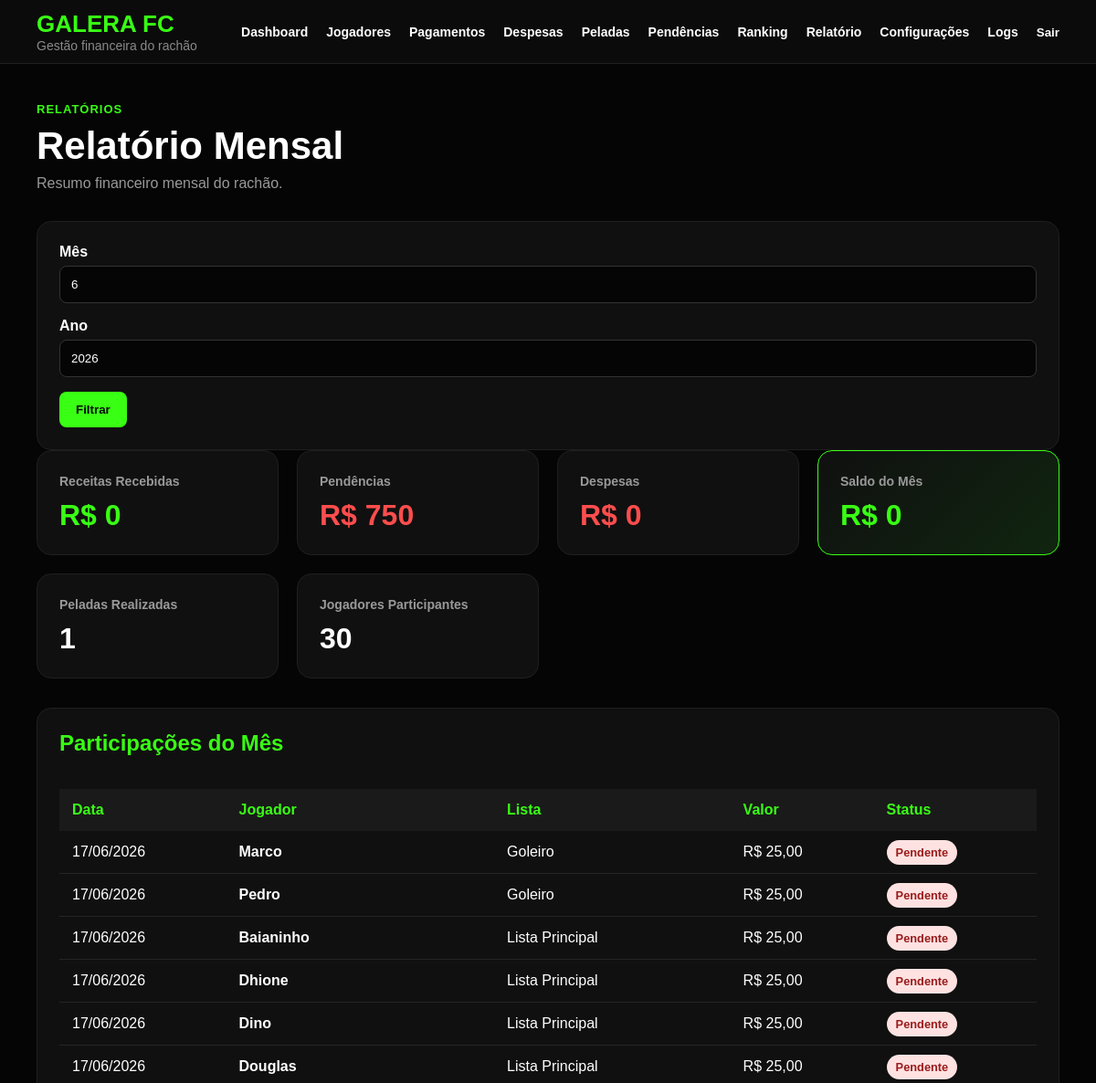
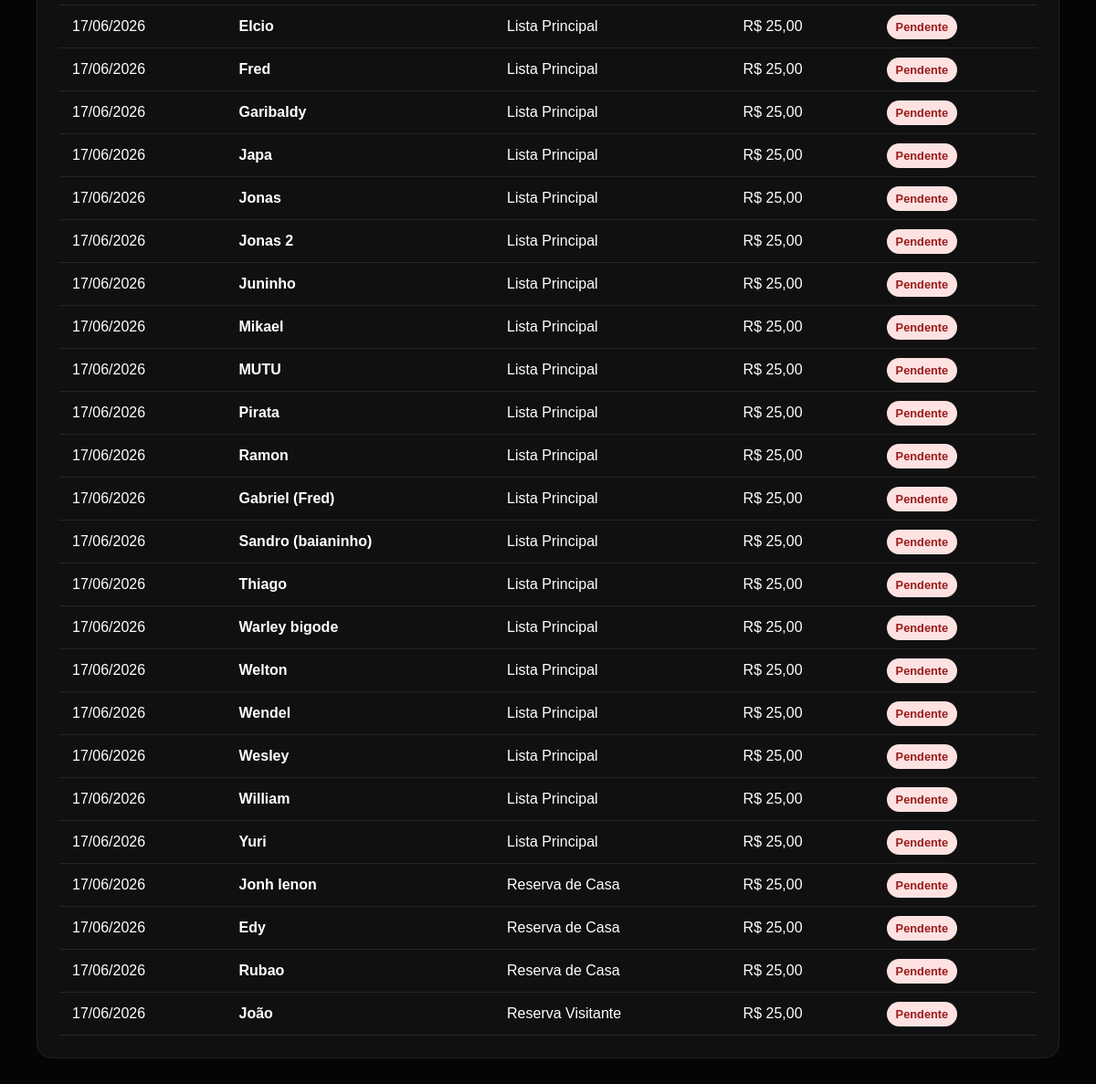
The page /relatorio-mensal/ (signed in) on the database as committed earlier (2 pictures, top to bottom).
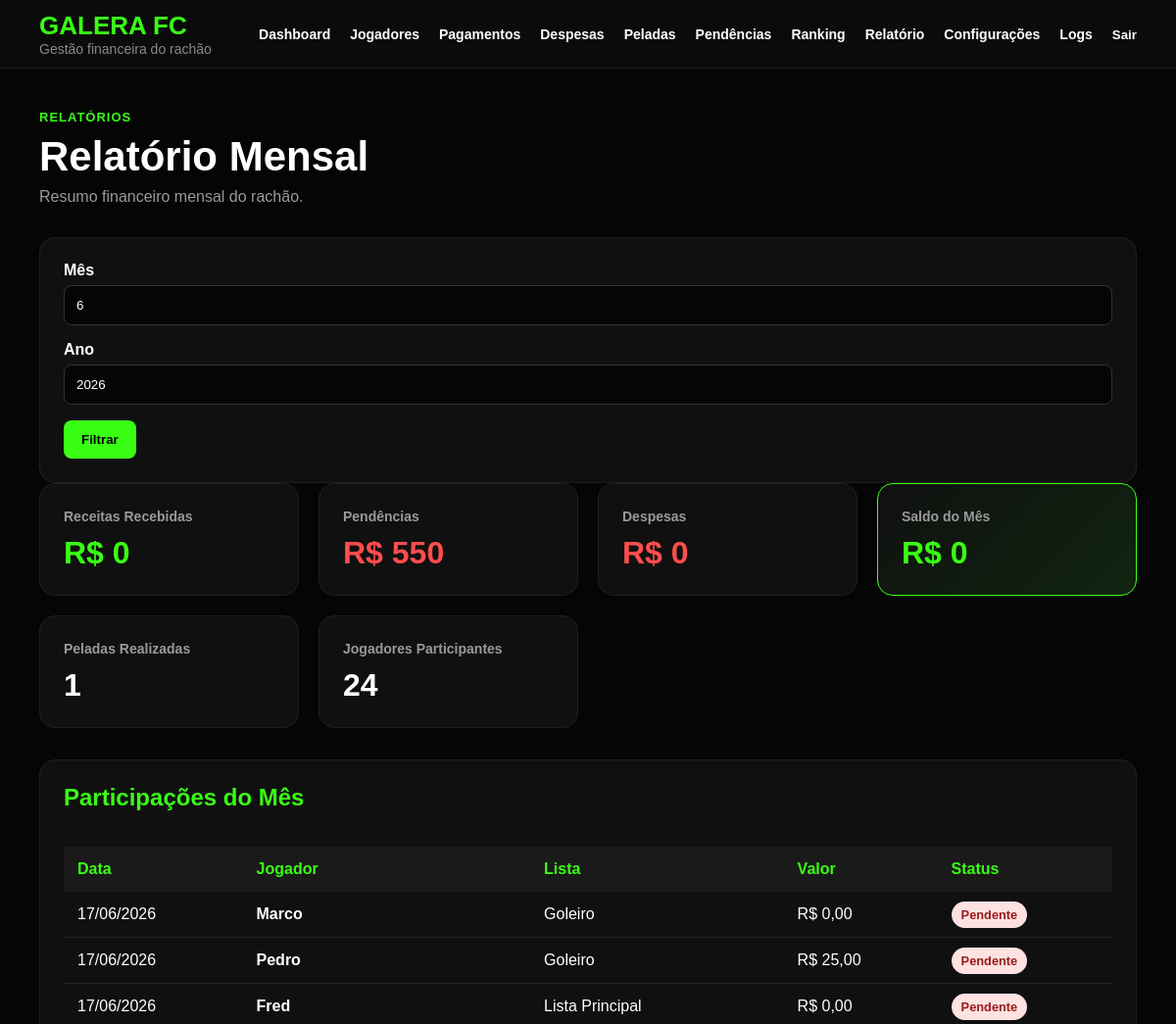
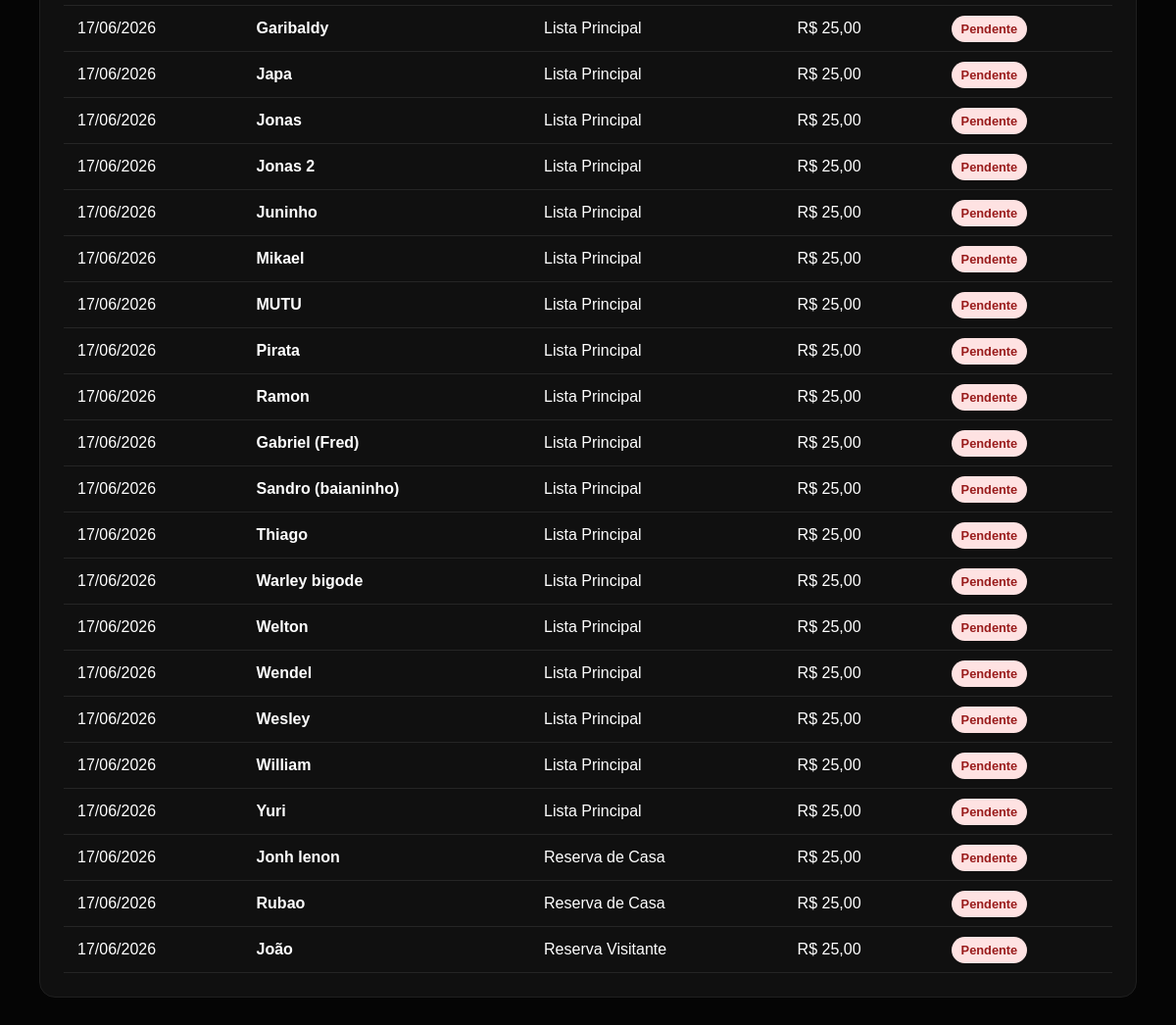
The same page on the database as committed later (2 pictures, top to bottom).
### financeiro/models.py (models this page shows, shortened)
class PresencaPelada(models.Model):
    TIPO_LISTA_CHOICES = [
        ('GOLEIRO', 'Goleiro'),
        ('LISTA', 'Lista Principal'),
        ('RESERVA_CASA', 'Reserva de Casa'),
        ('RESERVA_VISITANTE', 'Reserva Visitante'),
    ]
    pelada = models.ForeignKey(
        Pelada,
        on_delete=models.CASCADE,
        related_name='presencas'
    )
    jogador = models.ForeignKey(
        Jogador,
        on_delete=models.CASCADE,
        related_name='presencas'
    )
    tipo_lista = models.CharField(
        max_length=20,
        choices=TIPO_LISTA_CHOICES,
        default='LISTA'
    )
    posicao_lista = models.PositiveIntegerField()
    confirmado = models.BooleanField(default=True)
    pago = models.BooleanField(default=False)
    isento = models.BooleanField(default=False)
    valor_cobrado = models.DecimalField(
        max_digits=10,
        decimal_places=2,
        default=0
    )
    observacao = models.TextField(blank=True)
    class Meta:
        unique_together = (
            ('pelada', 'jogador'),
            ('pelada', 'tipo_lista', 'posicao_lista'),
        )
        ordering = [
            'pelada',
            'tipo_lista',
            'posicao_lista'
        ]

class Pelada(models.Model):
    data = models.DateField()
    horario = models.TimeField(blank=True, null=True)
    local = models.CharField(max_length=100, blank=True)
    valor_diaria = models.DecimalField(max_digits=10, decimal_places=2)
    custo_quadra = models.DecimalField(max_digits=10, decimal_places=2, default=0)
    observacao = models.TextField(blank=True)
    criada_em = models.DateTimeField(auto_now_add=True)

class Jogador(models.Model):
    TIPO_CHOICES = [
        ('MENSALISTA', 'Mensalista'),
        ('DIARISTA', 'Diarista'),
        ('VISITANTE', 'Visitante'),
    ]
    nome = models.CharField(max_length=100)
    telefone = models.CharField(max_length=20, blank=True)
    tipo = models.CharField(
        max_length=20,
        choices=TIPO_CHOICES,
        default='DIARISTA'
    )
    valor_mensal = models.DecimalField(
        max_digits=10,
        decimal_places=2,
        default=0
    )
    desconto_percentual = models.DecimalField(
        max_digits=5,
        decimal_places=2,
        default=0
    )
    ativo = models.BooleanField(default=True)
    criado_em = models.DateTimeField(
        auto_now_add=True
    )

### financeiro/views.py (the view)
# urls.py: path('relatorio-mensal/', views.relatorio_mensal, name='relatorio_mensal'),
@login_required
def relatorio_mensal(request):
    hoje = date.today()
    mes = int(request.GET.get('mes', hoje.month))
    ano = int(request.GET.get('ano', hoje.year))
    presencas = PresencaPelada.objects.select_related(
        'pelada',
        'jogador'
    ).filter(
        pelada__data__month=mes,
        pelada__data__year=ano
    )
    receitas = presencas.filter(
        pago=True
    ).aggregate(
        total=Sum('valor_cobrado')
    )['total'] or 0
    pendencias = presencas.filter(
        pago=False,
        valor_cobrado__gt=0
    ).aggregate(
        total=Sum('valor_cobrado')
    )['total'] or 0
    despesas = Despesa.objects.filter(
        data__month=mes,
        data__year=ano
    ).aggregate(
        total=Sum('valor')
    )['total'] or 0
    saldo = receitas - despesas
    peladas_realizadas = Pelada.objects.filter(
        data__month=mes,
        data__year=ano
    ).count()
    jogadores_participantes = presencas.values(
        'jogador'
    ).distinct().count()
    return render(
        request,
        'financeiro/relatorio_mensal.html',
        {
            'mes': mes,
            'ano': ano,
            'receitas': receitas,
            'pendencias': pendencias,
            'despesas': despesas,
            'saldo': saldo,
            'peladas_realizadas': peladas_realizadas,
            'jogadores_participantes': jogadores_participantes,
            'presencas': presencas,
        }
    )

### templates/financeiro/relatorio_mensal.html (shortened to what this page needs)
{% extends 'financeiro/base.html' %}
{% block content %}
<div class="page-header">
   <span>Relatórios</span>
   <h1>Relatório Mensal</h1>
   <p>Resumo financeiro mensal do rachão.</p>
</div>
<div class="section">
   <form method="get" class="form">
      <label>Mês</label>
      <input type="number" name="mes" min="1" max="12" value="{{ mes }}">
      <label>Ano</label>
      <input type="number" name="ano" value="{{ ano }}">
      <button type="submit" class="btn-primary">
         Filtrar
      </button>
   </form>
</div>
<div class="cards">
   <div class="card">
      <span>Receitas Recebidas</span>
      <strong class="money-positive">R$ {{ receitas }}</strong>
   </div>
   <div class="card">
      <span>Pendências</span>
      <strong class="money-negative">R$ {{ pendencias }}</strong>
   </div>
   <div class="card">
      <span>Despesas</span>
      <strong class="money-negative">R$ {{ despesas }}</strong>
   </div>
   <div class="card highlight">
      <span>Saldo do Mês</span>
      <strong
      {% if saldo < 0 %}
         class="money-negative"
      {% else %}
         class="money-positive"
      {% endif %}
      >
         R$ {{ saldo }}
      </strong>
   </div>
   <div class="card">
      <span>Peladas Realizadas</span>
      <strong>{{ peladas_realizadas }}</strong>
   </div>
   <div class="card">
      <span>Jogadores Participantes</span>
      <strong>{{ jogadores_participantes }}</strong>
   </div>
</div>
<div class="section">
   <div class="section-header">
      <h2>Participações do Mês</h2>
   </div>
   <table class="table">
      <thead>
         <tr>
            <th>Data</th>
            <th>Jogador</th>
            <th>Lista</th>
            <th>Valor</th>
            <th>Status</th>
         </tr>
      </thead>
      <tbody>
         {% for item in presencas %}
         <tr>
            <td>{{ item.pelada.data|date:"d/m/Y" }}</td>
            <td><strong>{{ item.jogador.nome }}</strong></td>
            <td>{{ item.get_tipo_lista_display }}</td>
            <td>R$ {{ item.valor_cobrado }}</td>
            <td>
               {% if item.pago %}
                  <span class="badge-success">Pago</span>
               {% else %}
                  <span class="badge-danger">Pendente</span>
               {% endif %}
            </td>
         </tr>
         {% empty %}
         <tr>
            <td colspan="5" class="empty">
               Nenhuma participação encontrada neste mês.
            </td>
         </tr>
         {% endfor %}
      </tbody>
   </table>
</div>
{% endblock %}

### templates/financeiro/base.html (shortened to what this page needs)
{% load static %}
<!doctype html>
<html lang="pt-br">
   <head>
      <link rel="stylesheet" href="{% static 'css/dashboard.css' %}">
   </head>
   <body>
      <header>
         <div>
            <div class="logo">GALERA FC</div>
            <div class="subtitle">Gestão financeira do rachão</div>
         </div>
         <nav class="menu" id="menu">
            <a href="{% url 'financeiro:dashboard' %}">Dashboard</a>
            <a href="{% url 'financeiro:jogador_lista' %}">Jogadores</a>
            <a href="{% url 'financeiro:pagamento_lista' %}">Pagamentos</a>
            <a href="{% url 'financeiro:despesa_lista' %}">Despesas</a>
            <a href="{% url 'financeiro:pelada_lista' %}">Peladas</a>
            <a href="{% url 'financeiro:pendencias' %}">Pendências</a>
            <a href="{% url 'financeiro:ranking_participacao' %}">Ranking</a>
            <a href="{% url 'financeiro:relatorio_mensal' %}">Relatório</a>
            <a href="{% url 'financeiro:configuracoes' %}">Configurações</a>
            <a href="{% url 'financeiro:log_sistema' %}">Logs</a>
            <form method="post" action="{% url 'logout' %}">
               <button type="submit" class="menu-logout">Sair</button>
            </form>
         </nav>
      </header>
   <main>
      {% block content %}
      {% endblock %}
   </main>
   </body>
</html>

### static/css/dashboard.css (style rules this page uses)
* { margin: 0; padding: 0; box-sizing: border-box; font-family: Arial, Helvetica, sans-serif; }
.menu { display: flex; gap: 20px; align-items: center; }
.menu a { color: #ffffff; text-decoration: none; font-size: 14px; font-weight: 600; }
body { background: #050505; color: #ffffff; min-height: 100vh; }
header { height: 70px; background: #0b0b0b; border-bottom: 1px solid #1f1f1f; display: flex; align-items: center; justify-content: space-between; padding: 0 40px; }
.logo { font-size: 26px; font-weight: 800; color: #39ff14; }
.subtitle { color: #8a8a8a; font-size: 14px; }
main { padding: 40px; }
.page-header { margin-bottom: 32px; }
.page-header span { color: #39ff14; font-size: 13px; text-transform: uppercase; letter-spacing: 1px; font-weight: 700; }
.page-header h1 { font-size: 42px; margin: 8px 0; }
.page-header p { color: #999; }
.cards { display: grid; grid-template-columns: repeat(auto-fit, minmax(220px, 1fr)); gap: 20px; margin-bottom: 32px; }
.card { background: #101010; border: 1px solid #1f1f1f; border-radius: 16px; padding: 24px; transition: all 0.25s ease; }
.card span { color: #999; font-size: 14px; font-weight: 600; }
.card strong { display: block; margin-top: 10px; font-size: 32px; color: #ffffff; }
.card.highlight { background: linear-gradient(135deg, #101010, #102510); border-color: #39ff14; }
.card.highlight strong { color: #39ff14; }
.section { background: #101010; border: 1px solid #1f1f1f; border-radius: 16px; padding: 24px; margin-top: 24px; }
.section h2 { margin-bottom: 16px; color: #39ff14; }
.money-positive { color: #39ff14 !important; }
.money-negative { color: #ff4d4d !important; }
.section-header { display: flex; justify-content: space-between; align-items: center; gap: 16px; margin-bottom: 20px; }
.btn-primary { background: #39ff14; color: #050505; padding: 12px 18px; border-radius: 8px; text-decoration: none; border: none; font-weight: 800; cursor: pointer; }
.table { width: 100%; border-collapse: collapse; margin-top: 20px; }
.table th { background: #1a1a1a; color: #39ff14; padding: 14px; text-align: left; }
.table td { padding: 14px; border-bottom: 1px solid #252525; }
.badge-danger { background: #fee2e2; color: #991b1b; padding: 6px 10px; border-radius: 999px; font-size: 0.8rem; font-weight: 700; }
.form label { display: block; margin-bottom: 6px; font-weight: 700; }
.form input, .form select, .form textarea { width: 100%; padding: 12px; margin-bottom: 16px; border-radius: 8px; border: 1px solid #333; background: #050505; color: #ffffff; }
.menu-logout { background: transparent; border: none; color: #ffffff; font-weight: 600; cursor: pointer; }
.table { min-width: 800px; }
.section { overflow-x: auto; }

Rows that differ between the two databases and show on the page:
removed PresencaPelada: pelada.data "17/06/2026", jogador.nome "Baianinho", tipo_lista "Lista Principal", valor_cobrado "25,00", pago "Pendente"
removed PresencaPelada: pelada.data "17/06/2026", jogador.nome "Dhione", tipo_lista "Lista Principal", valor_cobrado "25,00", pago "Pendente"
removed PresencaPelada: pelada.data "17/06/2026", jogador.nome "Dino", tipo_lista "Lista Principal", valor_cobrado "25,00", pago "Pendente"
removed PresencaPelada: pelada.data "17/06/2026", jogador.nome "Douglas", tipo_lista "Lista Principal", valor_cobrado "25,00", pago "Pendente"
removed PresencaPelada: pelada.data "17/06/2026", jogador.nome "Elcio", tipo_lista "Lista Principal", valor_cobrado "25,00", pago "Pendente"
removed PresencaPelada: pelada.data "17/06/2026", jogador.nome "Edy", tipo_lista "Reserva de Casa", valor_cobrado "25,00", pago "Pendente"
changed PresencaPelada "Marco": valor_cobrado "25,00" → "0,00"
changed PresencaPelada "Fred": valor_cobrado "25,00" → "0,00"
Other text that changed with them:
{{ pendencias }}: "750" → "550"
{{ jogadores_participantes }}: "30" → "24"
